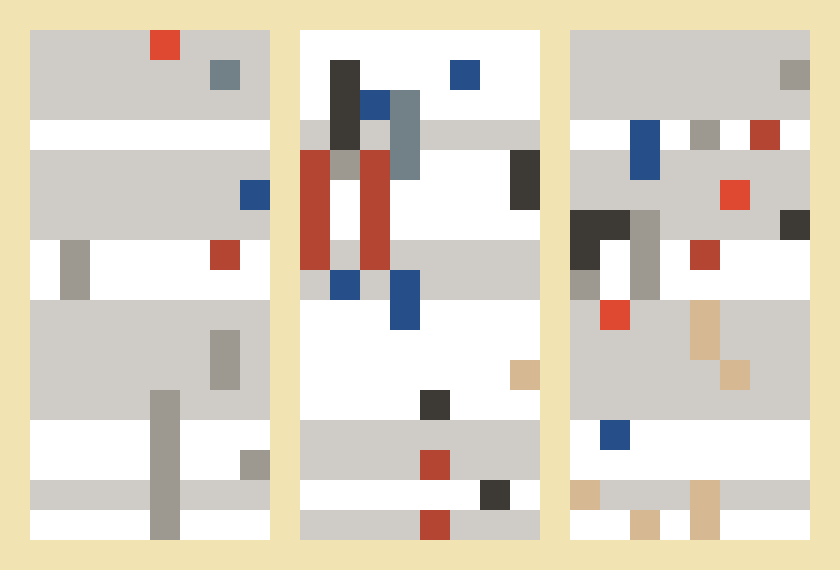
Frame 1 (no input)
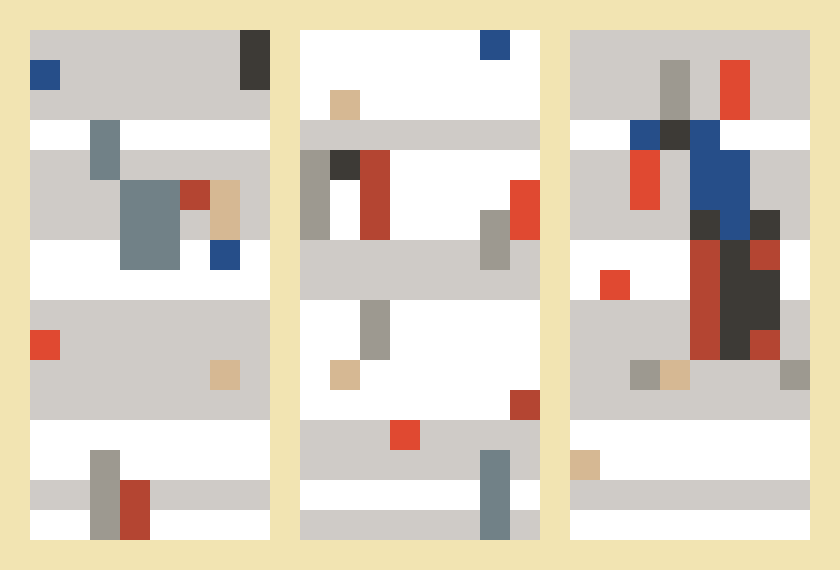
Frame 2 (the mouse pressed at the canvas centre, redrawn once)

The p5.js sketch that drew these frames (run headless with seeded random() and noise() and a simulated clock; the mouse was pressed at the canvas centre and the sketch redrawn once):

// p5.js sketch
// ── sketch.js
let u = 30
let u_height = 17
let u_width = 8
let division = []

colors =[
  [255, 255, 255],
  [207, 203, 199]
]

p_colors =[
  [157, 153, 144],
  [180, 69, 50],
  [214, 184, 147],
  [61, 58, 54],
  [224, 73, 49],
  [113, 129, 135],
  [38, 78, 137],
]

function divide_rect() {
  let res = []
  let remain = u_height;
  let n = 0
  let x = 0
  let c1 = false
  let c2 = false

  while (remain > 0)
  {
    n = int(random(1,5))
    if (n > remain) {
      n = remain
    }
    remain -= n
    res[x] = n
    x++
  }
  return res
}

// At each pixel, 1/12 to create a square, but if there is a square above, chance goes to 1/3
function draw_pixels(x,y) {
  let dice = 0
  let shape_dice = 0
  let color = 0
  let adjacent = false
  fill('red')
  let array_p = []
  let array_c= []

  for (let i = 0 ; i< u_width ; i++)
  {
    array_p[i] = []
    array_c[i] = []
    for (let j = 0 ; j< u_height ; j++)
    {
      shape_dice = int(random(1,80))
      if(shape_dice == 4 && j <= u_height-5 && i <= u_width - 4)
      {

        draw_shape(x+i,y+j);
      }
      else {
        if(i != 0) {
          if(array_p[i][j-1] == 1) {
            dice = int(random(1,4))
            adjacent = true
            //console.log("i : " + i +" j :" + j)
          }
          else {
            dice = int(random(1,13))
            adjacent = false
          }
        }
        else {
          dice = int(random(1,13))
        }
        
        if(dice == 2) {
          color = int(random(0,7))
          if(i != 0) {
            if(adjacent) {
              color = array_c[i][j-1]
            }
          }
          fill(p_colors[color])
          rect((x+i)*u,(y+j)*u,u,u);
          array_p[i][j] = 1
          array_c[i][j] = color
        }
        else {
          array_p[i][j] = 0 
        }
      }
    }
  }
}

function draw_shape(x,y) {
  let dice = 0
  let color = 0
  fill('red')
  let array_p = []
  let array_c= []
  dice = int(random(3,5))
  for (let i = 0 ; i< 3 ; i++)
  {
    fill(p_colors[int(random(0,7))])
    for (let j = 0 ; j< dice; j++)
    {
      if(i == 1) {
        if(j == 0) {
          rect((x+i)*u,(y+j)*u,u,u);
        }
      }
      else {
        rect((x+i)*u,(y+j)*u,u,u);
      }
      
    }
  }
}

function create_grid() {
  noStroke()
  fill(colors[0])
  rect(u,u,u*8,u*17)
  rect(10*u,u,u*8,u*17)
  rect(19*u,u,u*8,u*17)
  fill(colors[1])
  let coord = 0
  for (let i = 0 ; i < division.length ; i++) {
    if(i%2 == 0) {
      fill(colors[1])
      c1 = true
    }
    else {
      fill(colors[0])
      c2 = true
    }
    if(i == 0) {
      rect(u,u,u*8,division[i]*u)
      rect(19*u,u,u*8,division[i]*u)
      if(c1) {
        fill(colors[0])
      }
      else if(c2) {
        fill(colors[1])
      }
      rect(10*u,u,u*8,division[i]*u)
    }
    else {
      rect(u,(coord+1)*u,u*8,division[i]*u)
      rect(19*u,(coord+1)*u,u*8,division[i]*u)
      if(c1) {
        fill(colors[0])
      }
      else if(c2) {
        fill(colors[1])
      }
      rect(10*u,(coord+1)*u,u*8,division[i]*u)
    }
    coord += division[i]
    c1 = false
    c2 = false
  }
}

function setup() {
  createCanvas(28*u, 19*u);
  division = divide_rect();
  //console.log(division)
  noLoop();
}

function draw() {
  background(242, 228, 178);
  create_grid()
  draw_pixels(1,1)
  draw_pixels(10,1)
  draw_pixels(19,1)
  draw_shape(10,5)
}
